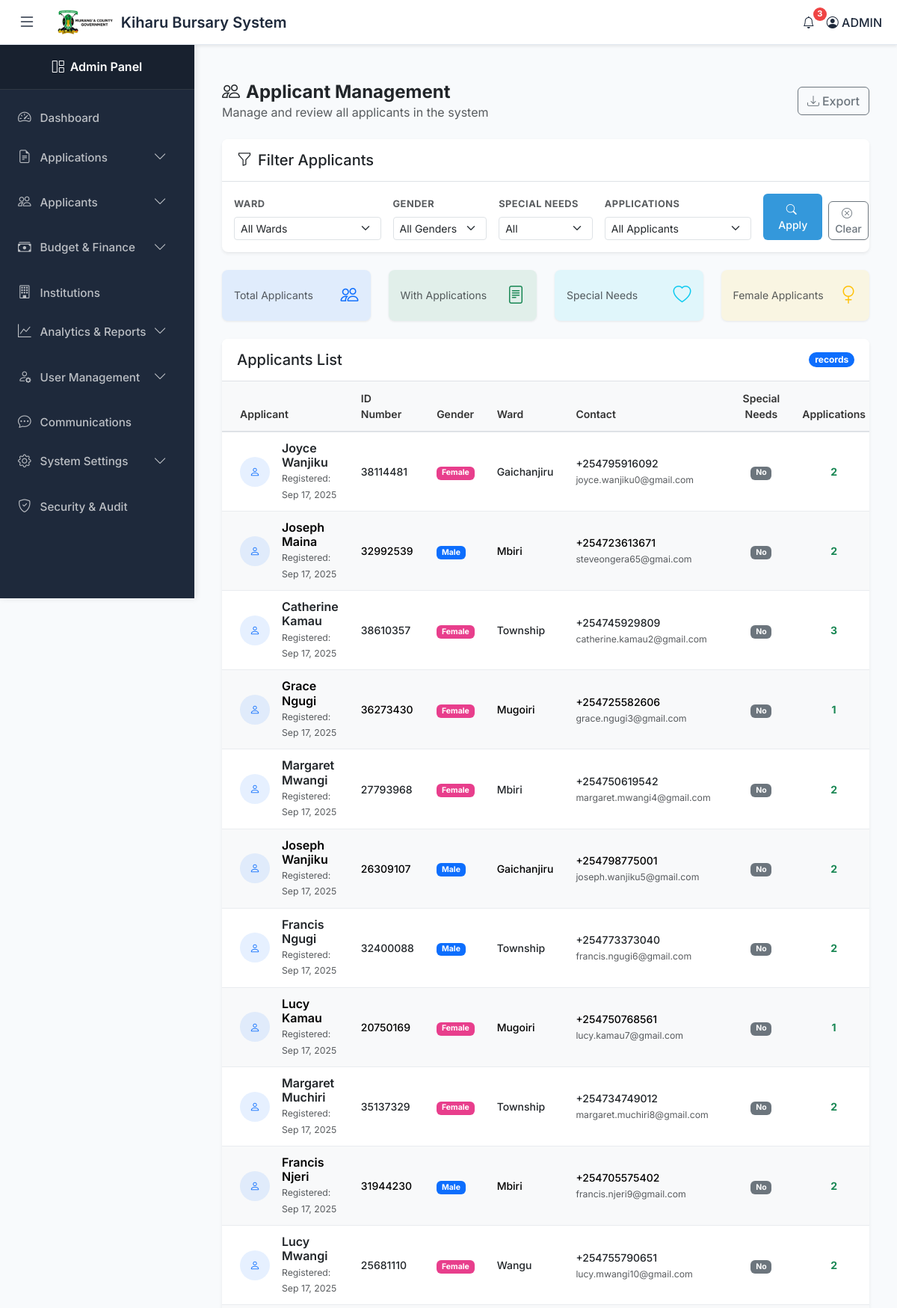
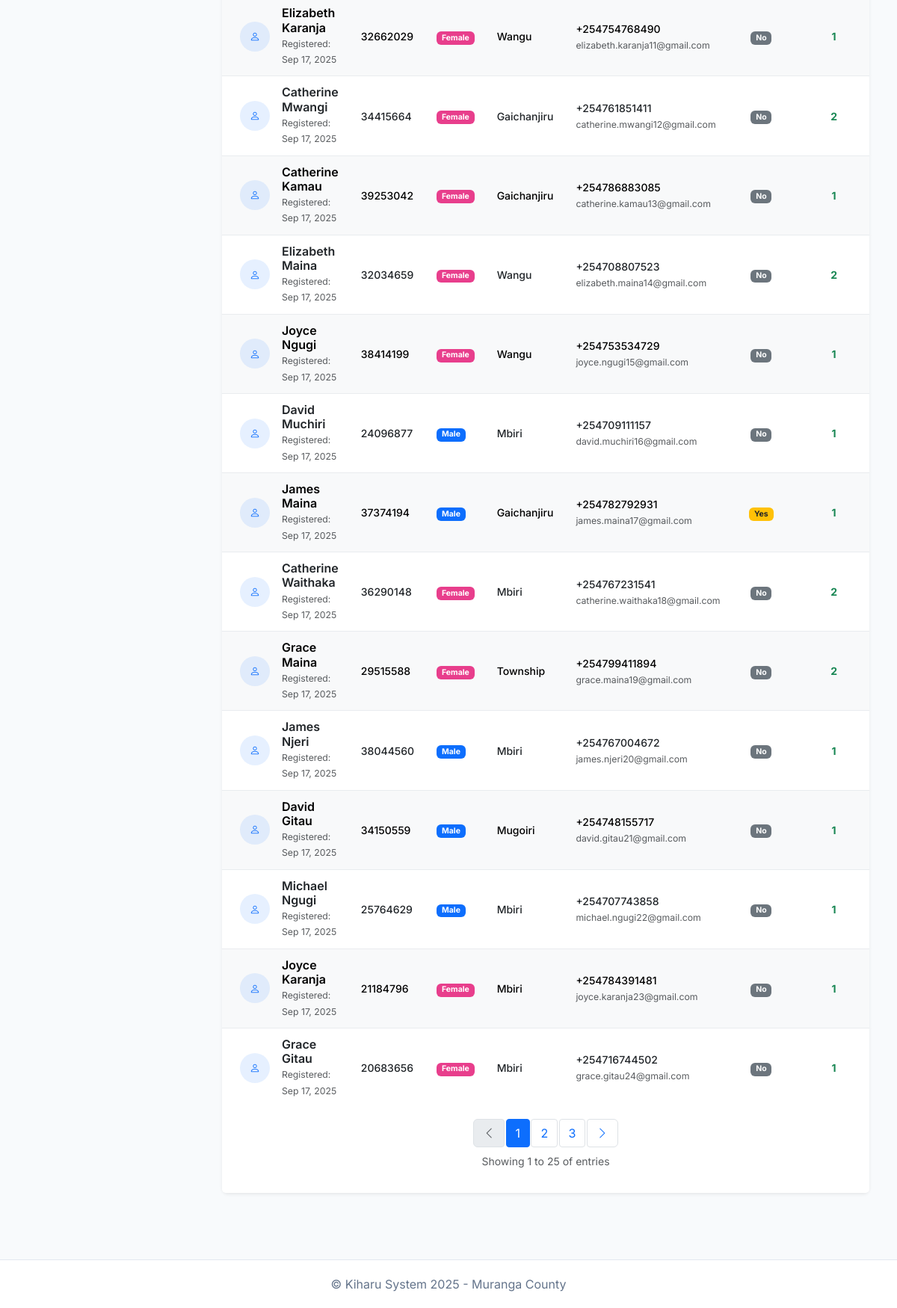
Page /applicants/ (signed in) on the committed database (2 pictures, top to bottom).
### kiharu_system/models.py (models this page shows, shortened)
class Applicant(models.Model):
    GENDER_CHOICES = (
        ('M', 'Male'),
        ('F', 'Female'),
    )
    user = models.OneToOneField(User, on_delete=models.CASCADE, related_name='applicant_profile')
    gender = models.CharField(max_length=1, choices=GENDER_CHOICES)
    date_of_birth = models.DateField()
    id_number = models.CharField(max_length=20, unique=True)
    ward = models.ForeignKey(Ward, on_delete=models.SET_NULL, null=True, related_name='residents')
    location = models.ForeignKey(Location, on_delete=models.SET_NULL, null=True)
    sublocation = models.ForeignKey(SubLocation, on_delete=models.SET_NULL, null=True)
    village = models.ForeignKey(Village, on_delete=models.SET_NULL, null=True)
    physical_address = models.TextField()
    postal_address = models.CharField(max_length=100, blank=True, null=True)
    special_needs = models.BooleanField(default=False)
    special_needs_description = models.TextField(blank=True, null=True)
    profile_picture = models.ImageField(upload_to='profile_pics/', default='profile_pics/default.png', blank=True,null=True)

class User(AbstractUser):
    USER_TYPES = (
        ('applicant', 'Applicant'),
        ('admin', 'Administrator'),
        ('reviewer', 'Application Reviewer'),
        ('finance', 'Finance Officer'),
    )
    user_type = models.CharField(max_length=20, choices=USER_TYPES, default='applicant')
    id_number = models.CharField(max_length=20, unique=True, null=True, blank=True)
    phone_regex = RegexValidator(
        regex=r'^\+254\d{9}$',
        message="Phone number must be entered in the format: '+254XXXXXXXXX'. Exactly 12 digits including country code."
    )
    phone_number = models.CharField(validators=[phone_regex], max_length=17, blank=True)

class Ward(models.Model):
    name = models.CharField(max_length=100)
    description = models.TextField(blank=True, null=True)

### kiharu_system/views.py (the view)
# urls.py: path('applicants/', views.applicant_list, name='applicant_list'),
@login_required
@user_passes_test(is_admin)
def applicant_list(request):
    applicants = Applicant.objects.all().select_related('user', 'ward')
    ward = request.GET.get('ward')
    gender = request.GET.get('gender')
    special_needs = request.GET.get('special_needs')
    if ward:
        applicants = applicants.filter(ward__id=ward)
    if gender:
        applicants = applicants.filter(gender=gender)
    if special_needs == 'true':
        applicants = applicants.filter(special_needs=True)
    paginator = Paginator(applicants, 25)
    page_number = request.GET.get('page')
    page_obj = paginator.get_page(page_number)
    wards = Ward.objects.all()
    context = {
        'page_obj': page_obj,
        'wards': wards,
        'current_ward': ward,
        'current_gender': gender,
        'current_special_needs': special_needs,
    }
    return render(request, 'admin/applicant_list.html', context)

### templates/admin/applicant_list.html (shortened to what this page needs)
{% extends 'admin_base.html' %}
{% load static %}
{% block content %}
<div class="container-fluid py-4">
    <div class="d-flex justify-content-between align-items-center mb-4">
        <div>
            <h2 class="h4 mb-0 fw-bold text-dark">
                <i class="bi bi-people me-2"></i>Applicant Management
            </h2>
            <p class="text-muted mb-0">Manage and review all applicants in the system</p>
        </div>
        <div>
            <button class="btn btn-outline-secondary">
                <i class="bi bi-download me-1"></i>Export
            </button>
        </div>
    </div>
    <div class="card shadow-sm border-0 mb-4">
        <div class="card-header bg-white py-3 border-bottom">
            <h5 class="card-title mb-0 text-dark">
                <i class="bi bi-funnel me-2"></i>Filter Applicants
            </h5>
        </div>
        <div class="card-body">
            <form method="get" class="row g-3">
                <div class="col-md-3">
                    <label for="ward" class="form-label small text-muted fw-bold">Ward</label>
                    <select class="form-select form-select-sm" name="ward" id="ward">
                        <option value="">All Wards</option>
                    </select>
                </div>
                <div class="col-md-2">
                    <label for="gender" class="form-label small text-muted fw-bold">Gender</label>
                    <select class="form-select form-select-sm" name="gender" id="gender">
                        <option value="">All Genders</option>
                    </select>
                </div>
                <div class="col-md-2">
                    <label for="special_needs" class="form-label small text-muted fw-bold">Special Needs</label>
                    <select class="form-select form-select-sm" name="special_needs" id="special_needs">
                        <option value="">All</option>
                    </select>
                </div>
                <div class="col-md-3">
                    <label class="form-label small text-muted fw-bold">Applications</label>
                    <select class="form-select form-select-sm" name="has_applications">
                        <option value="">All Applicants</option>
                    </select>
                </div>
                <div class="col-md-2 d-flex align-items-end">
                    <button type="submit" class="btn btn-primary btn-sm me-2">
                        <i class="bi bi-search me-1"></i>Apply
                    </button>
                    <a href="{% url 'applicant_list' %}" class="btn btn-outline-secondary btn-sm">
                        <i class="bi bi-x-circle me-1"></i>Clear
                    </a>
                </div>
            </form>
        </div>
    </div>
    <div class="row mb-4">
        <div class="col-md-3">
            <div class="card bg-primary bg-opacity-10 border-0">
                <div class="card-body py-3">
                    <div class="d-flex align-items-center">
                        <div class="flex-grow-1">
                            <p class="text-muted small mb-0">Total Applicants</p>
                        </div>
                        <div class="flex-shrink-0">
                            <i class="bi bi-people fs-4 text-primary"></i>
                        </div>
                    </div>
                </div>
            </div>
        </div>
        <div class="col-md-3">
            <div class="card bg-success bg-opacity-10 border-0">
                <div class="card-body py-3">
                    <div class="d-flex align-items-center">
                        <div class="flex-grow-1">
                            <p class="text-muted small mb-0">With Applications</p>
                        </div>
                        <div class="flex-shrink-0">
                            <i class="bi bi-file-text fs-4 text-success"></i>
                        </div>
                    </div>
                </div>
            </div>
        </div>
        <div class="col-md-3">
            <div class="card bg-info bg-opacity-10 border-0">
                <div class="card-body py-3">
                    <div class="d-flex align-items-center">
                        <div class="flex-grow-1">
                            <p class="text-muted small mb-0">Special Needs</p>
                        </div>
                        <div class="flex-shrink-0">
                            <i class="bi bi-heart fs-4 text-info"></i>
                        </div>
                    </div>
                </div>
            </div>
        </div>
        <div class="col-md-3">
            <div class="card bg-warning bg-opacity-10 border-0">
                <div class="card-body py-3">
                    <div class="d-flex align-items-center">
                        <div class="flex-grow-1">
                            <p class="text-muted small mb-0">Female Applicants</p>
                        </div>
                        <div class="flex-shrink-0">
                            <i class="bi bi-gender-female fs-4 text-warning"></i>
                        </div>
                    </div>
                </div>
            </div>
        </div>
    </div>
    <div class="card shadow-sm border-0">
        <div class="card-header bg-white py-3 border-bottom d-flex justify-content-between align-items-center">
            <h5 class="card-title mb-0 text-dark">Applicants List</h5>
            <span class="badge bg-primary rounded-pill">{{ paginator.count }} records</span>
        </div>
        <div class="card-body p-0">
            <div class="table-responsive">
                <table class="table table-hover align-middle mb-0">
                    <thead class="table-light">
                        <tr>
                            <th class="ps-4">Applicant</th>
                            <th>ID Number</th>
                            <th>Gender</th>
                            <th>Ward</th>
                            <th>Contact</th>
                            <th class="text-center">Special Needs</th>
                            <th class="text-center">Applications</th>
                        </tr>
                    </thead>
                    <tbody>
                        {% for applicant in page_obj %}
                        <tr class="{% cycle '' 'table-light' %}">
                            <td class="ps-4">
                                <div class="d-flex align-items-center">
                                    <div class="flex-shrink-0">
                                        <div class="bg-primary bg-opacity-10 rounded-circle d-flex align-items-center justify-content-center" style="width: 40px; height: 40px;">
                                            <i class="bi bi-person text-primary"></i>
                                        </div>
                                    </div>
                                    <div class="flex-grow-1 ms-3">
                                        <h6 class="mb-0 fw-semibold">{{ applicant.user.first_name }} {{ applicant.user.last_name }}</h6>
                                        <small class="text-muted">Registered: {{ applicant.user.date_joined|date:"M d, Y" }}</small>
                                    </div>
                                </div>
                            </td>
                            <td>
                                <span class="fw-medium">{{ applicant.id_number }}</span>
                            </td>
                            <td>
                                <span class="badge {% if applicant.gender == 'M' %}bg-primary{% else %}bg-pink{% endif %}">
                                    {{ applicant.get_gender_display }}
                                </span>
                            </td>
                            <td>
                                <span class="fw-medium">{{ applicant.ward.name }}</span>
                            </td>
                            <td>
                                <div>
                                    <div class="fw-medium">{{ applicant.user.phone_number|default:"-" }}</div>
                                    <small class="text-muted">{{ applicant.user.email }}</small>
                                </div>
                            </td>
                            <td class="text-center">
                                {% if applicant.special_needs %}
                                    <span class="badge bg-warning text-dark">Yes</span>
                                {% else %}
                                    <span class="badge bg-secondary">No</span>
                                {% endif %}
                            </td>
                            <td class="text-center">
                                <span class="fw-bold {% if applicant.applications.count > 0 %}text-success{% else %}text-muted{% endif %}">
                                    {{ applicant.applications.count }}
                                </span>
                            </td>
                        </tr>
                        {% endfor %}
                    </tbody>
                </table>
            </div>
            {% if page_obj.has_other_pages %}
            <div class="card-footer bg-white border-0 py-3">
                <nav aria-label="Applicants pagination">
                    <ul class="pagination justify-content-center mb-0">
                        {% if page_obj.has_previous %}
                            <li class="page-item">
                                <a class="page-link" href="?page={{ page_obj.previous_page_number }}{% for key, value in request.GET.items %}{% if key != 'page' %}&{{ key }}={{ value }}{% endif %}{% endfor %}">
                                    <i class="bi bi-chevron-left"></i>
                                </a>
                            </li>
                        {% else %}
                            <li class="page-item disabled">
                                <span class="page-link"><i class="bi bi-chevron-left"></i></span>
                            </li>
                        {% endif %}
                        {% for num in page_obj.paginator.page_range %}
                            {% if page_obj.number == num %}
                                <li class="page-item active">
                                    <span class="page-link">{{ num }}</span>
                                </li>
                            {% elif num > page_obj.number|add:'-3' and num < page_obj.number|add:'3' %}
                                <li class="page-item">
                                    <a class="page-link" href="?page={{ num }}{% for key, value in request.GET.items %}{% if key != 'page' %}&{{ key }}={{ value }}{% endif %}{% endfor %}">{{ num }}</a>
                                </li>
                            {% endif %}
                        {% endfor %}
                        {% if page_obj.has_next %}
                            <li class="page-item">
                                <a class="page-link" href="?page={{ page_obj.next_page_number }}{% for key, value in request.GET.items %}{% if key != 'page' %}&{{ key }}={{ value }}{% endif %}{% endfor %}">
                                    <i class="bi bi-chevron-right"></i>
                                </a>
                            </li>
                        {% else %}
                            <li class="page-item disabled">
                                <span class="page-link"><i class="bi bi-chevron-right"></i></span>
                            </li>
                        {% endif %}
                    </ul>
                </nav>
                <p class="text-center text-muted small mt-2">
                    Showing {{ page_obj.start_index }} to {{ page_obj.end_index }} of {{ paginator.count }} entries
                </p>
            </div>
            {% endif %}
        </div>
    </div>
</div>
{% endblock %}

### rows in the picture
Applicant: user.first_name "Joyce", user.last_name "Wanjiku", user.date_joined "Sep 17, 2025", id_number "38114481", gender "Female", ward.name "Gaichanjiru", user.phone_number "+254795916092", user.email "joyce.wanjiku0@gmail.com", special_needs "No", applications.count "2"
Applicant: user.first_name "Joseph", user.last_name "Maina", user.date_joined "Sep 17, 2025", id_number "32992539", gender "Male", ward.name "Mbiri", user.phone_number "+254723613671", user.email "steveongera65@gmai.com", special_needs "No", applications.count "2"
Applicant: user.first_name "Catherine", user.last_name "Kamau", user.date_joined "Sep 17, 2025", id_number "38610357", gender "Female", ward.name "Township", user.phone_number "+254745929809", user.email "catherine.kamau2@gmail.com", special_needs "No", applications.count "3"
Applicant: user.first_name "Grace", user.last_name "Ngugi", user.date_joined "Sep 17, 2025", id_number "36273430", gender "Female", ward.name "Mugoiri", user.phone_number "+254725582606", user.email "grace.ngugi3@gmail.com", special_needs "No", applications.count "1"
Applicant: user.first_name "Margaret", user.last_name "Mwangi", user.date_joined "Sep 17, 2025", id_number "27793968", gender "Female", ward.name "Mbiri", user.phone_number "+254750619542", user.email "margaret.mwangi4@gmail.com", special_needs "No", applications.count "2"
Applicant: user.first_name "Joseph", user.last_name "Wanjiku", user.date_joined "Sep 17, 2025", id_number "26309107", gender "Male", ward.name "Gaichanjiru", user.phone_number "+254798775001", user.email "joseph.wanjiku5@gmail.com", special_needs "No", applications.count "2"
Applicant: user.first_name "Francis", user.last_name "Ngugi", user.date_joined "Sep 17, 2025", id_number "32400088", gender "Male", ward.name "Township", user.phone_number "+254773373040", user.email "francis.ngugi6@gmail.com", special_needs "No", applications.count "2"
Applicant: user.first_name "Lucy", user.last_name "Kamau", user.date_joined "Sep 17, 2025", id_number "20750169", gender "Female", ward.name "Mugoiri", user.phone_number "+254750768561", user.email "lucy.kamau7@gmail.com", special_needs "No", applications.count "1"
Applicant: user.first_name "Margaret", user.last_name "Muchiri", user.date_joined "Sep 17, 2025", id_number "35137329", gender "Female", ward.name "Township", user.phone_number "+254734749012", user.email "margaret.muchiri8@gmail.com", special_needs "No", applications.count "2"
Applicant: user.first_name "Francis", user.last_name "Njeri", user.date_joined "Sep 17, 2025", id_number "31944230", gender "Male", ward.name "Mbiri", user.phone_number "+254705575402", user.email "francis.njeri9@gmail.com", special_needs "No", applications.count "2"
Applicant: user.first_name "Lucy", user.last_name "Mwangi", user.date_joined "Sep 17, 2025", id_number "25681110", gender "Female", ward.name "Wangu", user.phone_number "+254755790651", user.email "lucy.mwangi10@gmail.com", special_needs "No", applications.count "2"
Applicant: user.first_name "Elizabeth", user.last_name "Karanja", user.date_joined "Sep 17, 2025", id_number "32662029", gender "Female", ward.name "Wangu", user.phone_number "+254754768490", user.email "elizabeth.karanja11@gmail.com", special_needs "No", applications.count "1"
Applicant: user.first_name "Catherine", user.last_name "Mwangi", user.date_joined "Sep 17, 2025", id_number "34415664", gender "Female", ward.name "Gaichanjiru", user.phone_number "+254761851411", user.email "catherine.mwangi12@gmail.com", special_needs "No", applications.count "2"
Applicant: user.first_name "Catherine", user.last_name "Kamau", user.date_joined "Sep 17, 2025", id_number "39253042", gender "Female", ward.name "Gaichanjiru", user.phone_number "+254786883085", user.email "catherine.kamau13@gmail.com", special_needs "No", applications.count "1"
Applicant: user.first_name "Elizabeth", user.last_name "Maina", user.date_joined "Sep 17, 2025", id_number "32034659", gender "Female", ward.name "Wangu", user.phone_number "+254708807523", user.email "elizabeth.maina14@gmail.com", special_needs "No", applications.count "2"
Applicant: user.first_name "Joyce", user.last_name "Ngugi", user.date_joined "Sep 17, 2025", id_number "38414199", gender "Female", ward.name "Wangu", user.phone_number "+254753534729", user.email "joyce.ngugi15@gmail.com", special_needs "No", applications.count "1"
Applicant: user.first_name "David", user.last_name "Muchiri", user.date_joined "Sep 17, 2025", id_number "24096877", gender "Male", ward.name "Mbiri", user.phone_number "+254709111157", user.email "david.muchiri16@gmail.com", special_needs "No", applications.count "1"
Applicant: user.first_name "James", user.last_name "Maina", user.date_joined "Sep 17, 2025", id_number "37374194", gender "Male", ward.name "Gaichanjiru", user.phone_number "+254782792931", user.email "james.maina17@gmail.com", special_needs "Yes", applications.count "1"
Applicant: user.first_name "Catherine", user.last_name "Waithaka", user.date_joined "Sep 17, 2025", id_number "36290148", gender "Female", ward.name "Mbiri", user.phone_number "+254767231541", user.email "catherine.waithaka18@gmail.com", special_needs "No", applications.count "2"
Applicant: user.first_name "Grace", user.last_name "Maina", user.date_joined "Sep 17, 2025", id_number "29515588", gender "Female", ward.name "Township", user.phone_number "+254799411894", user.email "grace.maina19@gmail.com", special_needs "No", applications.count "2"
Applicant: user.first_name "James", user.last_name "Njeri", user.date_joined "Sep 17, 2025", id_number "38044560", gender "Male", ward.name "Mbiri", user.phone_number "+254767004672", user.email "james.njeri20@gmail.com", special_needs "No", applications.count "1"
Applicant: user.first_name "David", user.last_name "Gitau", user.date_joined "Sep 17, 2025", id_number "34150559", gender "Male", ward.name "Mugoiri", user.phone_number "+254748155717", user.email "david.gitau21@gmail.com", special_needs "No", applications.count "1"
Applicant: user.first_name "Michael", user.last_name "Ngugi", user.date_joined "Sep 17, 2025", id_number "25764629", gender "Male", ward.name "Mbiri", user.phone_number "+254707743858", user.email "michael.ngugi22@gmail.com", special_needs "No", applications.count "1"
Applicant: user.first_name "Joyce", user.last_name "Karanja", user.date_joined "Sep 17, 2025", id_number "21184796", gender "Female", ward.name "Mbiri", user.phone_number "+254784391481", user.email "joyce.karanja23@gmail.com", special_needs "No", applications.count "1"
Applicant: user.first_name "Grace", user.last_name "Gitau", user.date_joined "Sep 17, 2025", id_number "20683656", gender "Female", ward.name "Mbiri", user.phone_number "+254716744502", user.email "grace.gitau24@gmail.com", special_needs "No", applications.count "1"

### other values in the picture
{{ num }} "1"
{{ num }} "2" "3"
{{ page_obj.start_index }} "1"
{{ page_obj.end_index }} "25"
